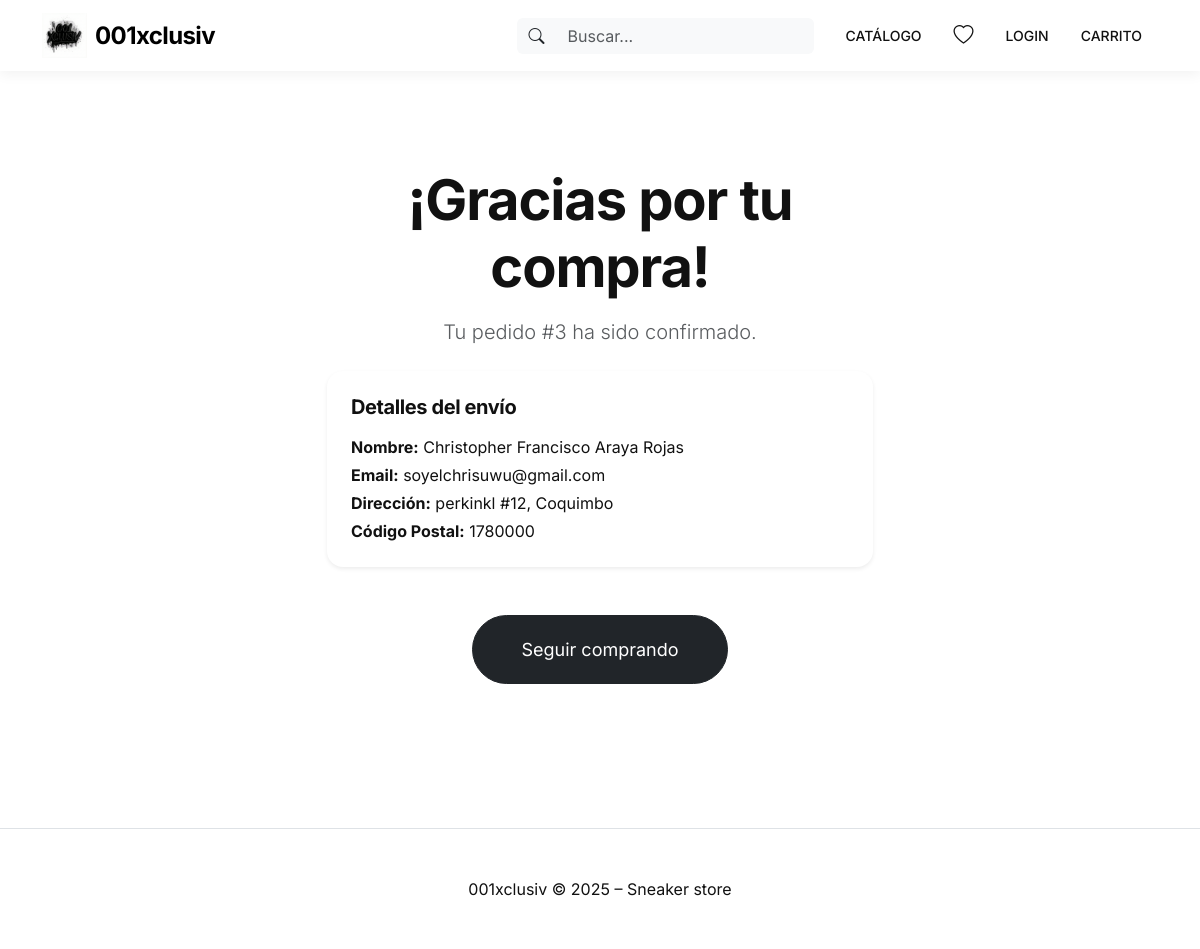
/checkout/success/3/, run on the app's committed database.
### apps/orders/models.py (models this page shows, shortened)
class Order(models.Model):
    STATUS_CHOICES = (
        ('pending', 'Pendiente'),
        ('processing', 'Procesando'),
        ('shipped', 'Enviado'),
        ('delivered', 'Entregado'),
        ('cancelled', 'Cancelado'),
    )
    user = models.ForeignKey(
        settings.AUTH_USER_MODEL,
        on_delete=models.SET_NULL,
        related_name='orders',
        null=True,
        blank=True
    )
    full_name = models.CharField("Nombre completo", max_length=100)
    email = models.EmailField("Email")
    address = models.CharField("Dirección", max_length=250)
    city = models.CharField("Ciudad", max_length=100)
    postal_code = models.CharField("Código Postal", max_length=20)
    created_at = models.DateTimeField(auto_now_add=True)
    updated_at = models.DateTimeField(auto_now=True)
    status = models.CharField(max_length=20, choices=STATUS_CHOICES, default='pending')
    is_paid = models.BooleanField(default=False)
    class Meta:
        ordering = ('-created_at',)
        verbose_name = 'Orden'
        verbose_name_plural = 'Ordenes'

### apps/checkout/views.py (the view)
# urls.py: path('success/<int:order_id>/', views.checkout_success, name='success'),
def checkout_success(request, order_id):
    order = get_object_or_404(Order, id=order_id)
    return render(request, 'checkout/success.html', {'order': order})

### apps/cart/cart.py (called while the page is built)
    def __len__(self):
        return sum(item['quantity'] for item in self.cart.values())

### apps/cart/context_processors.py (called while the page is built)
def cart(request):
    return {'cart': Cart(request)}

### templates/checkout/success.html (shortened to what this page needs)
{% extends "base.html" %}
{% load static %}
{% block content %}
<div class="row justify-content-center text-center py-5">
    <div class="col-md-8 col-lg-6">
        <div class="mb-4">
            <h1 class="display-4 fw-bold mb-3">¡Gracias por tu compra!</h1>
            <p class="lead text-muted">Tu pedido #{{ order.id }} ha sido confirmado.</p>
        </div>
        <div class="card border-0 shadow-sm rounded-4 p-4 mb-5 text-start">
            <h5 class="fw-bold mb-3">Detalles del envío</h5>
            <p class="mb-1"><strong>Nombre:</strong> {{ order.full_name }}</p>
            <p class="mb-1"><strong>Email:</strong> {{ order.email }}</p>
            <p class="mb-1"><strong>Dirección:</strong> {{ order.address }}, {{ order.city }}</p>
            <p class="mb-0"><strong>Código Postal:</strong> {{ order.postal_code }}</p>
        </div>
        <a href="{% url 'catalog:list' %}" class="btn btn-dark btn-lg rounded-pill px-5">
            Seguir comprando
        </a>
    </div>
</div>
{% endblock %}

### static/css/design-system.css (style rules this page uses)
:root { --white: #FFFFFF; --black: #111111; --gray-50: #F5F5F5; --gray-100: #E5E5E5; --gray-200: #CCCCCC; --gray-400: #9E9E9E; --gray-600: #7E7E7E; --gray-800: #3D3D3D; --accent-primary: #DC143C; --accent-hover: #B01030; --font-primary: 'Inter', -apple-system, BlinkMacSystemFont, 'Segoe UI', sans-serif; --font-size-xs: 0.75rem; --font-size-sm: 0.875rem; --font-size-base: 1rem; --font-size-lg: 1.125rem; --font-size-xl: 1.25rem; --font-size-2xl: 1.5rem; --font-size-3xl: 1.875rem; --font-size-4xl: 2.25rem; --font-size-5xl: 3rem; --font-weight-light: 300; --font-weight-normal: 400; --font-weight-medium: 500; --font-weight-semibold: 600; --font-weight-bold: 700; --line-height-tight: 1.2; --line-height-normal: 1.5; --line-height-relaxed: 1.75; --space-1: 0.25rem; --space-2: 0.5rem; --space-3: 0.75rem; --space-4: 1rem; --space-5: 1.25rem; --space-6: 1.5rem; --space-8: 2rem; --space-10: 2.5rem; --space-12: 3rem; --space-16: 4rem; --space-20: 5rem; --radius-sm: 4px; --radius-md: 8px; --radius-lg: 12px; --radius-xl: 16px; --radius-full: 9999px; --shadow-sm: 0 1px 2px 0 rgba(0, 0, 0, 0.05); --shadow-md: 0 4px 6px -1px rgba(0, 0, 0, 0.1); --shadow-lg: 0 10px 15px -3px rgba(0, 0, 0, 0.1); --shadow-xl: 0 20px 25px -5px rgba(0, 0, 0, 0.1); --transition-fast: 150ms ease-in-out; --transition-base: 300ms ease-in-out; --transition-slow: 500ms ease-in-out; --container-max-width: 1280px; --grid-gap: var(--space-6); }
h1, h2, h3, h4, h5, h6 { font-family: var(--font-primary); font-weight: var(--font-weight-bold); line-height: var(--line-height-tight); letter-spacing: -0.02em; margin: 0; color: var(--black); }
h1 { font-size: var(--font-size-5xl); }
h5 { font-size: var(--font-size-xl); }
p { font-size: var(--font-size-base); line-height: var(--line-height-normal); margin: 0; color: var(--black); }
.btn-lg { padding: var(--space-5) var(--space-10); font-size: var(--font-size-lg); }
.mb-4 { margin-bottom: var(--space-4); }
.bg-white { background-color: var(--white); }

### static/css/styles.css (style rules this page uses)
:root { --size-3: 0.75rem; --size-5: 1.5rem; --size-fluid-2: clamp(1rem, 2vw, 1.5rem); --size-fluid-3: clamp(1.25rem, 2.5vw, 1.75rem); --size-fluid-4: clamp(1.75rem, 3vw, 2.25rem); --size-fluid-6: clamp(2.5rem, 5vw, 3.5rem); --font-size-fluid-3: clamp(2rem, 6vw, 3.5rem); --font-size-fluid-1: clamp(1rem, 2.5vw, 1.4rem); --font-size-8: 3rem; --font-weight-7: 700; --font-weight-9: 800; --gradient-10: linear-gradient(90deg, #000, #666); --blue-1: #e8f1ff; --gray-0: #ffffff; --gray-1: #f6f6f6; --gray-8: #222222; --text-1: #111111; --radius-3: 1.5rem; --shadow-3: 0 18px 50px rgba(0, 0, 0, 0.08); }
body { background: #ffffff; color: #111111; font-family: 'Inter', -apple-system, BlinkMacSystemFont, "Segoe UI", Roboto, "Helvetica Neue", Arial, sans-serif; -webkit-font-smoothing: antialiased; -moz-osx-font-smoothing: grayscale; }

### data on the page
Order: id "3", full_name "Christopher Francisco Araya Rojas", email "soyelchrisuwu@gmail.com", address "perkinkl #12", city "Coquimbo", postal_code "1780000"
